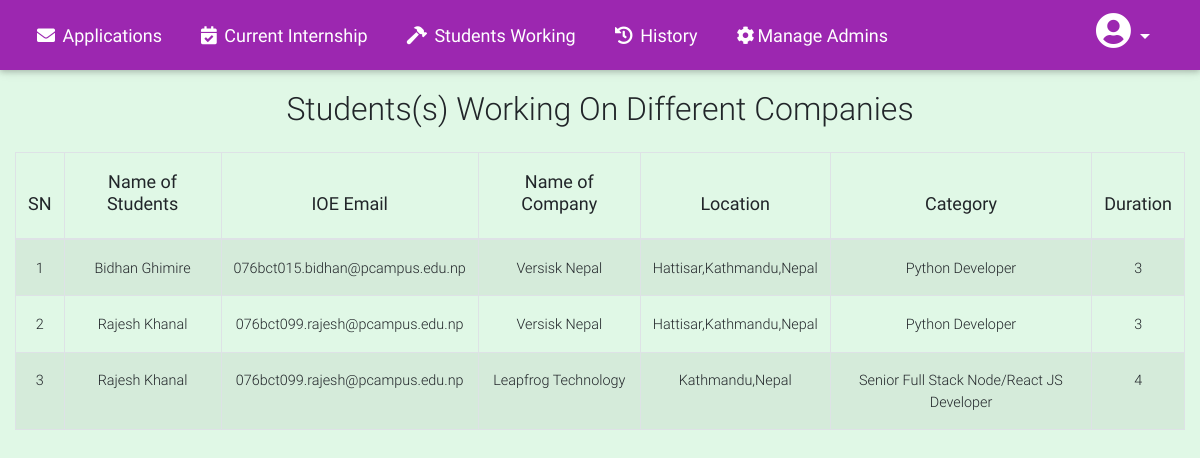
/admin/studentLocation.php (signed in), run on the app's committed database.
### tables this page shows
CREATE TABLE `student_location` (
  `id` int(11) NOT NULL,
  `name` varchar(50) NOT NULL,
  `email` varchar(50) NOT NULL,
  `company` varchar(50) NOT NULL,
  `address` varchar(50) NOT NULL,
  `category` varchar(50) NOT NULL,
  `duration` varchar(20) DEFAULT NULL,
  `added_at` date NOT NULL DEFAULT current_timestamp()
);

### admin/studentLocation.php (the view, shortened to what this page needs)
<?php
  require_once('includes/header.php');
?>
  <?php
  if(!isset($_SESSION['admin_logged_in'])){
      echo "<script>window.open('login.php','_self')</script>";
    }else{
?>
  <main>
    <h2 class="text-center p-3">Students(s) Working On Different Companies</h2>
      <div class="container-fluid table-responsive">
        <table class="table table-striped table-bordered" style="display: table;">
          <thead>
            <th class="text-center"><h5 class="h5-responsive"><b>SN</b></h5></th>
            <th class="text-center"><h5 class="h5-responsive"><b>Name of Students</b></h5></th>
            <th class="text-center"><h5 class="h5-responsive"><b>IOE Email</b></h5></th>
            <th class="text-center"><h5 class="h5-responsive"><b>Name of Company</b></h5></th>
            <th class="text-center"><h5 class="h5-responsive"><b>Location</b></h5></th>
            <th class="text-center"><h5 class="h5-responsive"><b>Category</b></h5></th>
            <th class="text-center"><h5 class="h5-responsive"><b>Duration</b></h5></th>
          </thead>
          <tbody>
            <?php
              $sql = "SELECT * FROM student_location";
              $studentsList = $db->query($sql);
              $key = 0;
            ?>
            <?php while($student = mysqli_fetch_assoc($studentsList)):
                $key++;
              ?>
                <tr>
                  <td class="text-center"><?=$key;?></td>
                  <td class="text-center"><?=$student['name'];?></td>
                  <td class="text-center"><?=$student['email'];?></td>
                  <td class="text-center"><?=$student['company'];?></td>
                  <td class="text-center"><?=$student['address'];?></td>
                  <td class="text-center"><?=$student['category'];?></td>
                  <td class="text-center"><?=$student['duration'];?></td>
              </tr>
            <?php endwhile;?>
          </tbody>
        </table>
      </div>
    <?php } ?>
  </main>
<?php require_once 'includes/footer.php'; ?>

### admin/includes/header.php (style rules this page uses)
html body { background-color: #E0F8E6; z-index: 1; }

### data on the page
student_location: name "Bidhan Ghimire", email "076bct015.bidhan@pcampus.edu.np", company "Versisk Nepal", address "Hattisar,Kathmandu,Nepal", category "Python Developer", duration "3"
student_location: name "Rajesh Khanal", email "076bct099.rajesh@pcampus.edu.np", company "Versisk Nepal", address "Hattisar,Kathmandu,Nepal", category "Python Developer", duration "3"
student_location: name "Rajesh Khanal", email "076bct099.rajesh@pcampus.edu.np", company "Leapfrog Technology", address "Kathmandu,Nepal", category "Senior Full Stack Node/React JS Developer", duration "4"
